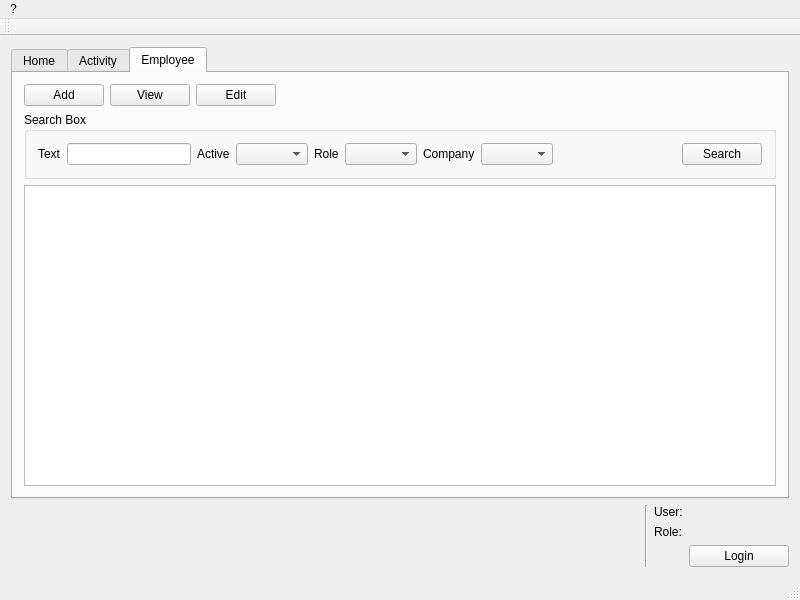
<?xml version="1.0" encoding="UTF-8"?>
<ui version="4.0">
 <class>MainWindow</class>
 <widget class="QMainWindow" name="MainWindow">
  <property name="geometry">
   <rect>
    <x>0</x>
    <y>0</y>
    <width>800</width>
    <height>600</height>
   </rect>
  </property>
  <property name="minimumSize">
   <size>
    <width>800</width>
    <height>600</height>
   </size>
  </property>
  <property name="windowTitle">
   <string>MainWindow</string>
  </property>
  <widget class="QWidget" name="centralWidget">
   <layout class="QVBoxLayout" name="verticalLayout_3">
    <item>
     <widget class="QTabWidget" name="tabWidget">
      <property name="currentIndex">
       <number>2</number>
      </property>
      <widget class="QWidget" name="tabHome">
       <attribute name="title">
        <string>Home</string>
       </attribute>
      </widget>
      <widget class="QWidget" name="tabActivity">
       <attribute name="title">
        <string>Activity</string>
       </attribute>
       <layout class="QVBoxLayout" name="verticalLayout">
        <item>
         <layout class="QHBoxLayout" name="horizontalLayout_2">
          <item>
           <widget class="QPushButton" name="addActivityButton">
            <property name="text">
             <string>Add</string>
            </property>
           </widget>
          </item>
          <item>
           <widget class="QPushButton" name="viewActivityButton">
            <property name="text">
             <string>View</string>
            </property>
           </widget>
          </item>
          <item>
           <widget class="QPushButton" name="editActivityButton">
            <property name="text">
             <string>Edit</string>
            </property>
           </widget>
          </item>
          <item>
           <widget class="QPushButton" name="deleteActivityButton">
            <property name="text">
             <string>Delete</string>
            </property>
           </widget>
          </item>
          <item>
           <spacer name="horizontalSpacer">
            <property name="orientation">
             <enum>Qt::Horizontal</enum>
            </property>
            <property name="sizeHint" stdset="0">
             <size>
              <width>40</width>
              <height>20</height>
             </size>
            </property>
           </spacer>
          </item>
          <item>
           <widget class="QLineEdit" name="searchActivityText"/>
          </item>
          <item>
           <widget class="QPushButton" name="searchActivityButton">
            <property name="text">
             <string>Search</string>
            </property>
           </widget>
          </item>
         </layout>
        </item>
        <item>
         <widget class="QTableView" name="activityTable"/>
        </item>
       </layout>
      </widget>
      <widget class="QWidget" name="tabEmployee">
       <property name="locale">
        <locale language="Italian" country="Italy"/>
       </property>
       <attribute name="title">
        <string>Employee</string>
       </attribute>
       <layout class="QVBoxLayout" name="verticalLayout_2">
        <item>
         <layout class="QHBoxLayout" name="horizontalLayout">
          <item>
           <widget class="QPushButton" name="addEmployeeButton">
            <property name="text">
             <string>Add</string>
            </property>
           </widget>
          </item>
          <item>
           <widget class="QPushButton" name="viewEmployeeButton">
            <property name="text">
             <string>View</string>
            </property>
           </widget>
          </item>
          <item>
           <widget class="QPushButton" name="editEmployeeButton">
            <property name="text">
             <string>Edit</string>
            </property>
           </widget>
          </item>
          <item>
           <spacer name="horizontalSpacer_2">
            <property name="orientation">
             <enum>Qt::Horizontal</enum>
            </property>
            <property name="sizeHint" stdset="0">
             <size>
              <width>40</width>
              <height>20</height>
             </size>
            </property>
           </spacer>
          </item>
         </layout>
        </item>
        <item>
         <widget class="QGroupBox" name="searchBox">
          <property name="title">
           <string>Search Box</string>
          </property>
          <layout class="QHBoxLayout" name="horizontalLayout_5">
           <item>
            <widget class="QLabel" name="searchEmployeeTextLabel">
             <property name="text">
              <string>Text</string>
             </property>
            </widget>
           </item>
           <item>
            <widget class="QLineEdit" name="searchEmployeeText">
             <property name="minimumSize">
              <size>
               <width>0</width>
               <height>0</height>
              </size>
             </property>
            </widget>
           </item>
           <item>
            <widget class="QLabel" name="searchEmployeeActiveLabel">
             <property name="text">
              <string>Active</string>
             </property>
            </widget>
           </item>
           <item>
            <widget class="QComboBox" name="searchEmployeeActiveCombobox"/>
           </item>
           <item>
            <widget class="QLabel" name="searchEmployeeRoleLabel">
             <property name="text">
              <string>Role</string>
             </property>
            </widget>
           </item>
           <item>
            <widget class="QComboBox" name="searchEmployeeRoleCombobox"/>
           </item>
           <item>
            <widget class="QLabel" name="searchEmployeeCompanyLabel">
             <property name="text">
              <string>Company</string>
             </property>
            </widget>
           </item>
           <item>
            <widget class="QComboBox" name="searchEmployeeCompanyCombobox"/>
           </item>
           <item>
            <spacer name="horizontalSpacer_4">
             <property name="orientation">
              <enum>Qt::Horizontal</enum>
             </property>
             <property name="sizeHint" stdset="0">
              <size>
               <width>40</width>
               <height>20</height>
              </size>
             </property>
            </spacer>
           </item>
           <item>
            <widget class="QPushButton" name="searchEmployeeButton">
             <property name="text">
              <string>Search</string>
             </property>
            </widget>
           </item>
          </layout>
         </widget>
        </item>
        <item>
         <widget class="QTableView" name="employeeTable"/>
        </item>
       </layout>
      </widget>
     </widget>
    </item>
    <item>
     <layout class="QHBoxLayout" name="horizontalLayout_4">
      <item>
       <spacer name="horizontalSpacer_3">
        <property name="orientation">
         <enum>Qt::Horizontal</enum>
        </property>
        <property name="sizeHint" stdset="0">
         <size>
          <width>40</width>
          <height>20</height>
         </size>
        </property>
       </spacer>
      </item>
      <item>
       <widget class="Line" name="line">
        <property name="orientation">
         <enum>Qt::Vertical</enum>
        </property>
       </widget>
      </item>
      <item>
       <layout class="QGridLayout" name="gridLayout">
        <item row="1" column="0">
         <widget class="QLabel" name="loginRoleLavel">
          <property name="minimumSize">
           <size>
            <width>0</width>
            <height>0</height>
           </size>
          </property>
          <property name="maximumSize">
           <size>
            <width>16777215</width>
            <height>16777215</height>
           </size>
          </property>
          <property name="text">
           <string>Role:</string>
          </property>
         </widget>
        </item>
        <item row="0" column="0">
         <widget class="QLabel" name="loginUserLabel">
          <property name="minimumSize">
           <size>
            <width>0</width>
            <height>0</height>
           </size>
          </property>
          <property name="maximumSize">
           <size>
            <width>16777215</width>
            <height>16777215</height>
           </size>
          </property>
          <property name="text">
           <string>User:</string>
          </property>
         </widget>
        </item>
        <item row="2" column="1">
         <widget class="QPushButton" name="loginButton">
          <property name="minimumSize">
           <size>
            <width>100</width>
            <height>0</height>
           </size>
          </property>
          <property name="maximumSize">
           <size>
            <width>100</width>
            <height>16777215</height>
           </size>
          </property>
          <property name="text">
           <string>Login</string>
          </property>
         </widget>
        </item>
       </layout>
      </item>
     </layout>
    </item>
   </layout>
  </widget>
  <widget class="QMenuBar" name="menuBar">
   <property name="geometry">
    <rect>
     <x>0</x>
     <y>0</y>
     <width>800</width>
     <height>22</height>
    </rect>
   </property>
   <widget class="QMenu" name="menu">
    <property name="title">
     <string>?</string>
    </property>
    <addaction name="actionAbout"/>
    <addaction name="actionAbout_Qt"/>
   </widget>
   <addaction name="menu"/>
  </widget>
  <widget class="QToolBar" name="mainToolBar">
   <attribute name="toolBarArea">
    <enum>TopToolBarArea</enum>
   </attribute>
   <attribute name="toolBarBreak">
    <bool>false</bool>
   </attribute>
  </widget>
  <widget class="QStatusBar" name="statusBar"/>
  <action name="actionAbout">
   <property name="text">
    <string>About</string>
   </property>
  </action>
  <action name="actionAbout_Qt">
   <property name="text">
    <string>About Qt</string>
   </property>
  </action>
 </widget>
 <layoutdefault spacing="6" margin="11"/>
 <resources/>
 <connections/>
</ui>
